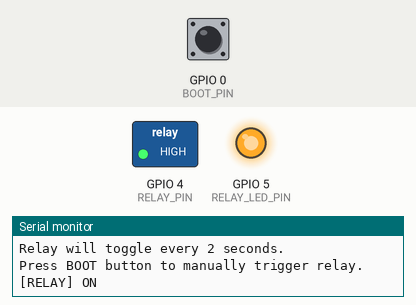
Simulated run of this sketch. Board: ESP32. Shown: switched loads named in the sketch (green lamp = pin HIGH), output pins drawn as LEDs (lit = HIGH), the last lines printed to the serial monitor. The inputs (shaded band) are chosen by the test bench; at power-on: GPIO 0 (BOOT_PIN) HIGH. A WiFi scan finds three made-up networks; nothing arrives over Bluetooth unless stated; a phone connects over Bluetooth LE 3 s after start.

Above: at 4.3 s.
4.4 s: GPIO 0 (BOOT_PIN) pulled LOW for 0.15 s
At 7.6 s:
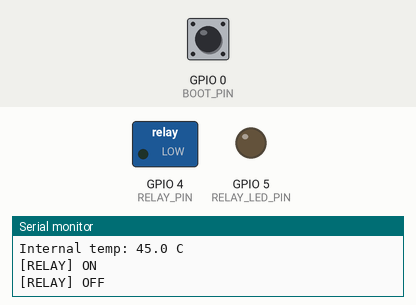
Timing chart, 0 to 10.7 s (numbered marks = the images above; inputs shaded):
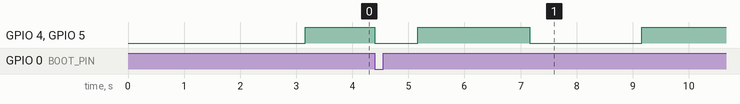

The sketch:

test_firmware.ino
```cpp
/*
 * ESP32 Simple IoT Switch - Test Firmware
 *
 * This firmware validates all hardware functionality:
 * - Power supply (3.3V rail)
 * - USB-UART communication
 * - WiFi/BLE connectivity
 * - GPIO functionality
 * - Relay control
 * - Status LEDs
 *
 * Pin Assignments:
 * - GPIO4 (IO4):  Relay driver (through BC817)
 * - GPIO5 (IO5):  Relay status LED
 * - GPIO0 (IO0):  Boot button (active low)
 * - EN:           Reset (active low)
 * - GPIO1 (TXD0): UART TX
 * - GPIO3 (RXD0): UART RX
 *
 * For Arduino IDE:
 * - Board: ESP32 Dev Module
 * - Upload Speed: 115200
 * - Flash Frequency: 40MHz
 * - Partition Scheme: Default
 */

#include <WiFi.h>
#include <BLEDevice.h>
#include <BLEServer.h>

// Pin definitions
#define RELAY_PIN       4     // GPIO4 - Relay driver
#define RELAY_LED_PIN   5     // GPIO5 - Relay status LED
#define BOOT_PIN        0     // GPIO0 - Boot button

// Test intervals
#define RELAY_TOGGLE_MS 2000  // Toggle relay every 2 seconds
#define WIFI_SCAN_MS    10000 // Scan WiFi every 10 seconds
#define STATUS_PRINT_MS 5000  // Print status every 5 seconds

// Global variables
unsigned long lastRelayToggle = 0;
unsigned long lastWifiScan = 0;
unsigned long lastStatusPrint = 0;
bool relayState = false;
int wifiNetworksFound = 0;

void setup() {
  // Initialize serial communication
  Serial.begin(115200);
  delay(1000); // Wait for serial to stabilize

  Serial.println();
  Serial.println("==========================================");
  Serial.println("ESP32 Simple IoT Switch - Test Firmware");
  Serial.println("==========================================");
  Serial.println();

  // Initialize GPIO
  pinMode(RELAY_PIN, OUTPUT);
  pinMode(RELAY_LED_PIN, OUTPUT);
  pinMode(BOOT_PIN, INPUT_PULLUP);

  // Set initial states
  digitalWrite(RELAY_PIN, LOW);
  digitalWrite(RELAY_LED_PIN, LOW);

  Serial.println("[OK] GPIO initialized");

  // Test power supply
  testPowerSupply();

  // Test WiFi
  testWiFi();

  // Test BLE
  testBLE();

  // Initial status
  Serial.println();
  Serial.println("==========================================");
  Serial.println("Hardware Test Complete - Entering Loop");
  Serial.println("==========================================");
  Serial.println();
  Serial.println("Relay will toggle every 2 seconds.");
  Serial.println("Press BOOT button to manually trigger relay.");
  Serial.println();
}

void loop() {
  unsigned long currentMillis = millis();

  // Toggle relay periodically
  if (currentMillis - lastRelayToggle >= RELAY_TOGGLE_MS) {
    lastRelayToggle = currentMillis;
    toggleRelay();
  }

  // Scan WiFi periodically
  if (currentMillis - lastWifiScan >= WIFI_SCAN_MS) {
    lastWifiScan = currentMillis;
    scanWiFi();
  }

  // Print status periodically
  if (currentMillis - lastStatusPrint >= STATUS_PRINT_MS) {
    lastStatusPrint = currentMillis;
    printStatus();
  }

  // Check boot button
  if (digitalRead(BOOT_PIN) == LOW) {
    Serial.println("[BTN] Boot button pressed!");
    toggleRelay();
    delay(300); // Debounce
    while (digitalRead(BOOT_PIN) == LOW) {
      delay(10); // Wait for release
    }
  }
}

void testPowerSupply() {
  Serial.println();
  Serial.println("--- Power Supply Test ---");

  // Read internal temperature sensor
  float temp = temperatureRead();
  Serial.printf("[OK] Internal temperature: %.1f C\n", temp);

  // Check if we can read from ADC (validates 3.3V reference)
  analogSetAttenuation(ADC_11db);
  int adcValue = analogRead(36); // VP pin if available
  Serial.printf("[OK] ADC functional (sample: %d)\n", adcValue);

  // Report free heap (memory test)
  Serial.printf("[OK] Free heap: %d bytes\n", ESP.getFreeHeap());

  Serial.println("[OK] Power supply test passed");
}

void testWiFi() {
  Serial.println();
  Serial.println("--- WiFi Test ---");

  // Initialize WiFi in station mode
  WiFi.mode(WIFI_STA);
  WiFi.disconnect();
  delay(100);

  Serial.println("[OK] WiFi initialized");

  // Get MAC address
  Serial.print("[OK] MAC Address: ");
  Serial.println(WiFi.macAddress());

  // Scan for networks
  Serial.println("[..] Scanning for WiFi networks...");
  wifiNetworksFound = WiFi.scanNetworks();

  if (wifiNetworksFound == 0) {
    Serial.println("[WARN] No networks found");
  } else {
    Serial.printf("[OK] Found %d networks:\n", wifiNetworksFound);
    for (int i = 0; i < min(wifiNetworksFound, 5); i++) {
      Serial.printf("     %d: %s (%d dBm)\n", i + 1, WiFi.SSID(i).c_str(), WiFi.RSSI(i));
    }
    if (wifiNetworksFound > 5) {
      Serial.printf("     ... and %d more\n", wifiNetworksFound - 5);
    }
  }

  Serial.println("[OK] WiFi test passed");
}

void testBLE() {
  Serial.println();
  Serial.println("--- BLE Test ---");

  // Initialize BLE
  BLEDevice::init("ESP32_IoT_Switch");
  Serial.println("[OK] BLE initialized");

  // Get BLE address
  Serial.print("[OK] BLE Address: ");
  Serial.println(BLEDevice::getAddress().toString().c_str());

  // Create a simple BLE server
  BLEServer *pServer = BLEDevice::createServer();
  Serial.println("[OK] BLE server created");

  // Start advertising
  BLEAdvertising *pAdvertising = BLEDevice::getAdvertising();
  pAdvertising->start();
  Serial.println("[OK] BLE advertising started");

  Serial.println("[OK] BLE test passed");
}

void toggleRelay() {
  relayState = !relayState;
  digitalWrite(RELAY_PIN, relayState ? HIGH : LOW);
  digitalWrite(RELAY_LED_PIN, relayState ? HIGH : LOW);

  Serial.printf("[RELAY] %s\n", relayState ? "ON" : "OFF");
}

void scanWiFi() {
  Serial.println("[..] WiFi scan...");
  wifiNetworksFound = WiFi.scanNetworks();
  Serial.printf("[OK] Found %d networks\n", wifiNetworksFound);
}

void printStatus() {
  Serial.println();
  Serial.println("--- Status ---");
  Serial.printf("Uptime: %lu seconds\n", millis() / 1000);
  Serial.printf("Relay: %s\n", relayState ? "ON" : "OFF");
  Serial.printf("WiFi networks: %d\n", wifiNetworksFound);
  Serial.printf("Free heap: %d bytes\n", ESP.getFreeHeap());
  Serial.printf("Internal temp: %.1f C\n", temperatureRead());
  Serial.println();
}
```
